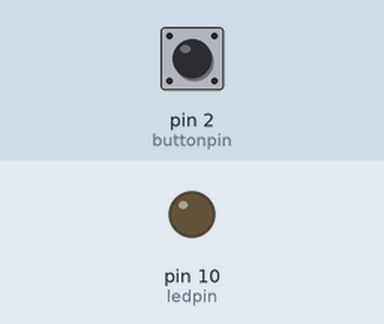
Recording of a sketch running on a simulated Arduino Uno, built with avr-gcc and run on an emulated ATmega328P. On the bench: output pins drawn as LEDs (lit = HIGH). Dashed ring = blinking. The inputs (shaded band) are chosen by the test bench; at power-on: pin 2 (buttonpin) LOW.

Above: at 1.2 s.
1.3 s: pin 2 (buttonpin) pulled HIGH for 1 s
At 1.45 s:
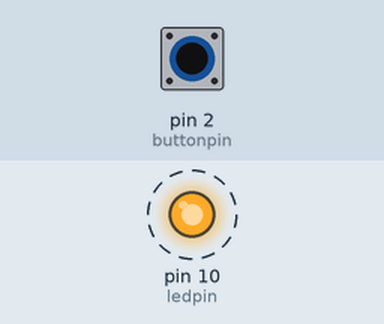
3.8 s: pin 2 (buttonpin) pulled HIGH for 0.15 s
At 4.5 s:
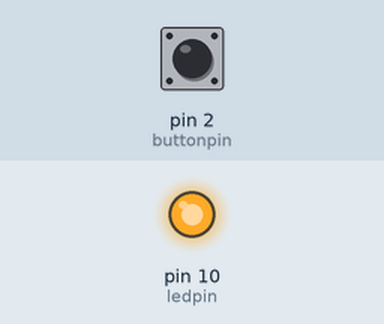
5.4 s: pin 2 (buttonpin) pulled HIGH for 3.2 s
At 9.2 s:
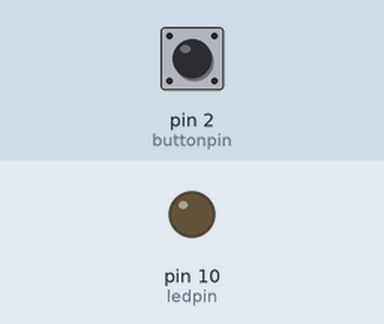
Timing chart, 0 to 10.7 s (numbered marks = the images above; inputs shaded):
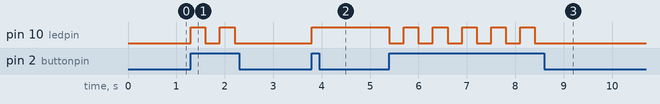

The sketch:

acende_apaga_mesmo_botao.ino
```cpp
//Acendendo um LED com botão

#define ledpin 10  // define o nome ledpin para o número 10
#define buttonpin 2

int led_status = 0; // Variável que guarda o status anterior do led  0 - Apagado e 1 - Ligado


void setup() {

pinMode(ledpin, OUTPUT); // pino 10 como saída
pinMode(buttonpin, INPUT); //pino 2 como entrada

}

void loop() {

//Cria uma variável status que irá receber o estado do pino button
 int state= digitalRead(buttonpin);

 if (state == HIGH && led_status ==0)
 {
  digitalWrite(ledpin,HIGH);
  led_status = 1; // led está ligado
  delay(300);
 }

 else if(state == HIGH && led_status ==1)
 {
  digitalWrite(ledpin,LOW);
  led_status = 0; // led está desligado
  delay(300);
 }

}
```

Measured:
- after the input at 1.3 s, pin 10 (ledpin): alternates HIGH for 0.30 s and LOW for 0.30 s, 4 changes in all, then stays LOW, starting at once
- after the input at 3.8 s, pin 10 (ledpin): LOW → HIGH at once
- after the input at 5.4 s, pin 10 (ledpin): alternates HIGH for 0.30 s and LOW for 0.30 s, 11 changes in all, then stays LOW, starting at once
